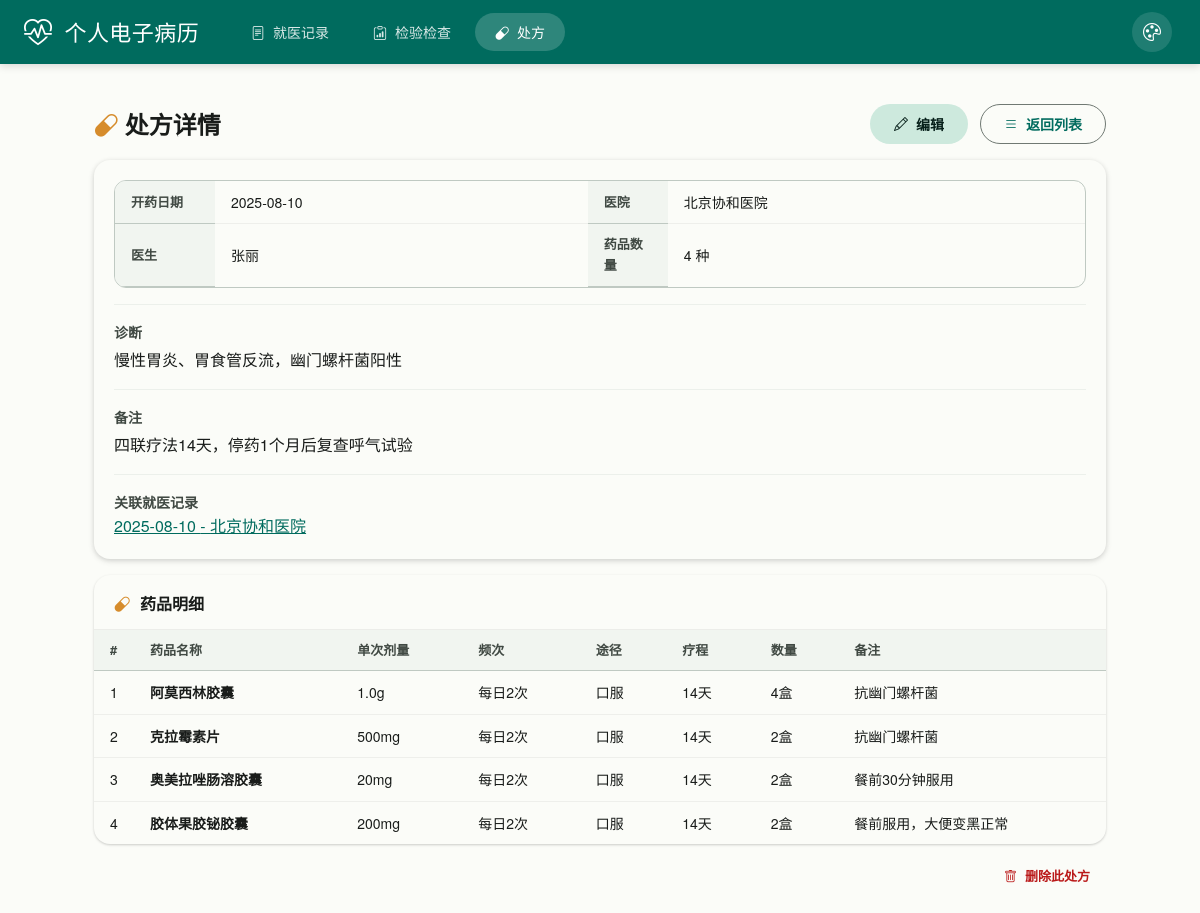
The app's page /prescriptions/2 with its own data.
### models.py (models this page shows, shortened)
class Prescription(db.Model):
    __tablename__ = "prescriptions"
    id = db.Column(db.Integer, primary_key=True)
    prescription_date = db.Column(db.Date, nullable=False, index=True, comment="开药日期")
    hospital = db.Column(db.String(200), comment="医院名称")
    doctor = db.Column(db.String(50), comment="医生")
    diagnosis = db.Column(db.Text, comment="诊断")
    notes = db.Column(db.Text, comment="备注")
    medical_record_id = db.Column(db.Integer, db.ForeignKey("medical_records.id"), comment="关联就医记录")
    created_at = db.Column(db.DateTime, default=datetime.now, comment="创建时间")
    items = db.relationship("PrescriptionItem", backref="prescription", lazy="dynamic",
                            cascade="all, delete-orphan", order_by="PrescriptionItem.id")

class MedicalRecord(db.Model):
    __tablename__ = "medical_records"
    id = db.Column(db.Integer, primary_key=True)
    visit_date = db.Column(db.Date, nullable=False, index=True, comment="就诊日期")
    hospital = db.Column(db.String(200), nullable=False, comment="医院名称")
    department = db.Column(db.String(100), comment="科室")
    doctor = db.Column(db.String(50), comment="医生")
    chief_complaint = db.Column(db.Text, comment="主诉")
    present_illness = db.Column(db.Text, comment="现病史")
    diagnosis = db.Column(db.Text, comment="诊断")
    notes = db.Column(db.Text, comment="备注")
    created_at = db.Column(db.DateTime, default=datetime.now, comment="创建时间")
    updated_at = db.Column(db.DateTime, default=datetime.now, onupdate=datetime.now, comment="更新时间")
    exam_results = db.relationship("ExamResult", backref="medical_record", lazy="dynamic",
                                   cascade="all, delete-orphan")
    prescriptions = db.relationship("Prescription", backref="medical_record", lazy="dynamic",
                                    cascade="all, delete-orphan")

class PrescriptionItem(db.Model):
    __tablename__ = "prescription_items"
    id = db.Column(db.Integer, primary_key=True)
    prescription_id = db.Column(db.Integer, db.ForeignKey("prescriptions.id"), nullable=False, comment="所属处方")
    drug_name = db.Column(db.String(200), nullable=False, comment="药品名称")
    dosage = db.Column(db.String(100), comment="单次剂量")
    frequency = db.Column(db.String(100), comment="用药频次")
    route = db.Column(db.String(50), comment="给药途径")
    duration = db.Column(db.String(100), comment="疗程")
    quantity = db.Column(db.String(100), comment="数量")
    notes = db.Column(db.Text, comment="备注")

### routes/prescriptions.py (the view)
@prescriptions_bp.route("/<int:prescription_id>")
def view_prescription(prescription_id):
    prescription = Prescription.query.get_or_404(prescription_id)
    return render_template("prescriptions/detail.html", prescription=prescription)

### app.py (called while the page is built)
def create_app():
    app = Flask(__name__)
    app.config.from_object(Config)
    db.init_app(app)
    register_blueprints(app)
    @app.template_filter("nl2br")
    def nl2br_filter(text):
        if not text:
            return ""
        return markupsafe.Markup(text.replace("\n", "<br>\n"))
    @app.route("/")
    def index():
        stats = {
            "records_count": MedicalRecord.query.count(),
            "exams_count": ExamResult.query.count(),
            "prescriptions_count": Prescription.query.count(),
        }
        return render_template("index.html", stats=stats)
    with app.app_context():
        db.create_all()
    return app

### templates/prescriptions/detail.html (shortened to what this page needs)
{% extends "base.html" %}
{% block content %}
<div class="md-flex-between md-mb-3">
    <h4 class="fw-semibold" style="margin:0;">
        <i class="bi bi-capsule" style="color:#D68C2C;"></i> 处方详情
    </h4>
    <div class="md-flex">
        <a href="{{ url_for('prescriptions.edit_prescription', prescription_id=prescription.id) }}" class="md-btn md-btn-tonal">
            <i class="bi bi-pencil"></i> 编辑
        </a>
        <a href="{{ url_for('prescriptions.list_prescriptions') }}" class="md-btn md-btn-outlined">
            <i class="bi bi-list"></i> 返回列表
        </a>
    </div>
</div>
<div class="md-card md-card-elevated md-mb-3">
    <div class="md-card-body">
        <div class="md-table-wrap">
            <table class="md-table">
                <tr>
                    <th style="width:100px;">开药日期</th>
                    <td>{{ prescription.prescription_date }}</td>
                    <th style="width:80px;">医院</th>
                    <td>{{ prescription.hospital or '-' }}</td>
                </tr>
                <tr>
                    <th>医生</th>
                    <td>{{ prescription.doctor or '-' }}</td>
                    <th>药品数量</th>
                    <td>{{ prescription.items.count() }} 种</td>
                </tr>
            </table>
        </div>
        {% if prescription.diagnosis %}
        <hr class="md-divider">
        <div>
            <div style="font-weight:600;font-size:14px;color:var(--md-on-surface-variant);">诊断</div>
            <p style="margin:4px 0 0;">{{ prescription.diagnosis | nl2br }}</p>
        </div>
        {% endif %}
        {% if prescription.notes %}
        <hr class="md-divider">
        <div>
            <div style="font-weight:600;font-size:14px;color:var(--md-on-surface-variant);">备注</div>
            <p style="margin:4px 0 0;">{{ prescription.notes | nl2br }}</p>
        </div>
        {% endif %}
        {% if prescription.medical_record %}
        <hr class="md-divider">
        <div>
            <div style="font-weight:600;font-size:14px;color:var(--md-on-surface-variant);">关联就医记录</div>
            <a href="{{ url_for('records.view_record', record_id=prescription.medical_record.id) }}" style="color:var(--md-primary);">
                {{ prescription.medical_record.visit_date }} - {{ prescription.medical_record.hospital }}
            </a>
        </div>
        {% endif %}
    </div>
</div>
<div class="md-card">
    <div class="md-card-header">
        <i class="bi bi-capsule" style="color:#D68C2C;"></i> 药品明细
    </div>
    <div class="md-card-body" style="padding:0;">
        <div class="md-table-wrap" style="border:none;border-radius:0;">
            <table class="md-table">
                <thead>
                    <tr>
                        <th style="width:40px;">#</th>
                        <th>药品名称</th>
                        <th>单次剂量</th>
                        <th>频次</th>
                        <th>途径</th>
                        <th>疗程</th>
                        <th>数量</th>
                        <th>备注</th>
                    </tr>
                </thead>
                <tbody>
                    {% for item in prescription.items %}
                    <tr>
                        <td style="text-align:center;">{{ loop.index }}</td>
                        <td><strong>{{ item.drug_name }}</strong></td>
                        <td>{{ item.dosage or '-' }}</td>
                        <td>{{ item.frequency or '-' }}</td>
                        <td>{{ item.route or '-' }}</td>
                        <td>{{ item.duration or '-' }}</td>
                        <td>{{ item.quantity or '-' }}</td>
                        <td>{{ item.notes or '-' }}</td>
                    </tr>
                    {% endfor %}
                </tbody>
            </table>
        </div>
    </div>
</div>
<div class="text-end md-mt-3">
    <form method="POST" action="{{ url_for('prescriptions.delete_prescription', prescription_id=prescription.id) }}"
          onsubmit="return confirm('确定要删除这个处方吗？')">
        <button type="submit" class="md-btn md-btn-danger md-btn-sm">
            <i class="bi bi-trash"></i> 删除此处方
        </button>
    </form>
</div>
{% endblock %}

### static/style.css (style rules this page uses)
:root { --md-primary: #006B5E; --md-on-primary: #FFFFFF; --md-primary-container: #B4F4E0; --md-on-primary-container: #00201E; --md-secondary: #4B635B; --md-on-secondary: #FFFFFF; --md-secondary-container: #CDE9DD; --md-on-secondary-container: #07201A; --md-tertiary: #3D6473; --md-on-tertiary: #FFFFFF; --md-tertiary-container: #C1E8F9; --md-on-tertiary-container: #001F29; --md-error: #BA1A1A; --md-on-error: #FFFFFF; --md-error-container: #FFDAD6; --md-on-error-container: #410002; --md-background: #FBFCF8; --md-on-background: #191C1A; --md-surface: #FBFCF8; --md-on-surface: #191C1A; --md-surface-variant: #DBE5DE; --md-on-surface-variant: #404943; --md-outline: #707973; --md-outline-variant: #BFC9C2; --md-surface-1: #F1F5F0; --md-surface-2: #E9EFEA; --md-surface-3: #E1E9E4; --md-surface-4: #D9E5DE; --md-surface-5: #D2E0D8; --md-elevation-1: 0 1px 3px rgba(0,0,0,.12), 0 1px 2px rgba(0,0,0,.08); --md-elevation-2: 0 2px 6px rgba(0,0,0,.12), 0 1px 4px rgba(0,0,0,.08); --md-elevation-3: 0 4px 12px rgba(0,0,0,.12), 0 2px 6px rgba(0,0,0,.08); --md-elevation-4: 0 8px 24px rgba(0,0,0,.12), 0 4px 12px rgba(0,0,0,.08); --md-radius-xs: 4px; --md-radius-sm: 8px; --md-radius-md: 12px; --md-radius-lg: 16px; --md-radius-xl: 20px; --md-radius-full: 28px; --md-font: "Noto Sans SC", "PingFang SC", "Microsoft YaHei", "Helvetica Neue", Arial, sans-serif; --md-font-mono: "JetBrains Mono", "Fira Code", "Consolas", monospace; }
body { font-family: var(--md-font); background: var(--md-background); color: var(--md-on-background); line-height: 1.6; -webkit-font-smoothing: antialiased; }
.md-card { background: var(--md-surface); border: none; border-radius: var(--md-radius-lg); box-shadow: var(--md-elevation-1); transition: box-shadow .2s ease, transform .15s ease; overflow: hidden; }
.md-card-elevated { box-shadow: var(--md-elevation-2); }
.md-card-header { display: flex; align-items: center; gap: 10px; padding: 16px 20px 12px; font-size: 16px; font-weight: 600; color: var(--md-on-surface); border-bottom: 1px solid rgba(0,0,0,.06); }
.md-card-body { padding: 16px 20px 20px; }
.md-card-body:only-child { padding: 20px; }
.md-btn { display: inline-flex; align-items: center; justify-content: center; gap: 8px; font-family: var(--md-font); font-size: 14px; font-weight: 600; line-height: 1; padding: 0 24px; height: 40px; border: none; border-radius: var(--md-radius-full); cursor: pointer; text-decoration: none; transition: box-shadow .15s ease, background .15s ease, transform .1s ease; white-space: nowrap; }
.md-btn-tonal { background: var(--md-secondary-container); color: var(--md-on-secondary-container); }
.md-btn-outlined { background: transparent; color: var(--md-primary); border: 1px solid var(--md-outline); padding: 0 23px; }
.md-btn-danger { background: transparent; color: var(--md-error); padding: 0 16px; }
.md-btn-sm { height: 32px; padding: 0 16px; font-size: 13px; }
.md-table-wrap { border-radius: var(--md-radius-md); overflow: hidden; border: 1px solid var(--md-outline-variant); }
.md-table { width: 100%; border-collapse: collapse; font-size: 14px; }
.md-table th { background: var(--md-surface-1); font-weight: 600; padding: 10px 16px; text-align: left; border-bottom: 1px solid var(--md-outline-variant); color: var(--md-on-surface-variant); font-size: 13px; }
.md-table td { padding: 10px 16px; border-bottom: 1px solid rgba(0,0,0,.05); }
.md-table tr:last-child td { border-bottom: none; }
.md-divider { border: none; border-top: 1px solid var(--md-outline-variant); margin: 16px 0; }
.md-flex { display: flex; align-items: center; gap: 12px; }
.md-flex-between { display: flex; justify-content: space-between; align-items: center; gap: 12px; }
.md-mb-3 { margin-bottom: 16px; }
.md-mt-3 { margin-top: 16px; }

### records on screen
Prescription: prescription_date "2025-08-10", hospital "北京协和医院", doctor "张丽", diagnosis "慢性胃炎、胃食管反流，幽门螺杆菌阳性", notes "四联疗法14天，停药1个月后复查呼气试验"
MedicalRecord: medical_record.visit_date "2025-08-10", medical_record.hospital "北京协和医院"
PrescriptionItem: drug_name "阿莫西林胶囊", dosage "1.0g", frequency "每日2次", route "口服", duration "14天", quantity "4盒", notes "抗幽门螺杆菌"
PrescriptionItem: drug_name "克拉霉素片", dosage "500mg", frequency "每日2次", route "口服", duration "14天", quantity "2盒", notes "抗幽门螺杆菌"
PrescriptionItem: drug_name "奥美拉唑肠溶胶囊", dosage "20mg", frequency "每日2次", route "口服", duration "14天", quantity "2盒", notes "餐前30分钟服用"
PrescriptionItem: drug_name "胶体果胶铋胶囊", dosage "200mg", frequency "每日2次", route "口服", duration "14天", quantity "2盒", notes "餐前服用，大便变黑正常"

### other values on screen
{{ prescription.items.count() }} "4"
